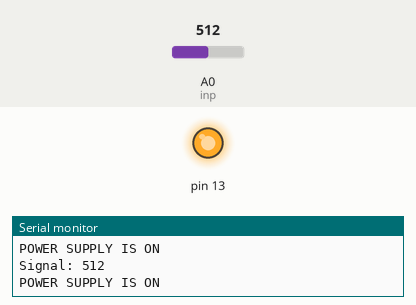
Bench run of a sketch on a simulated Arduino Uno, built with avr-gcc and run on an emulated ATmega328P. Parts: output pins drawn as LEDs (lit = HIGH), the last lines printed to the serial monitor. The test bench sets the inputs (shaded band); at power-on: A0 (inp) = 512. The modem accepts every AT command (registered, SIM ready, sends succeed) and sends nothing else.

Above: at 1.3 s.
1.4 s: A0 (inp) set to 311
3.3 s: A0 (inp) set to 294
At 5.2 s:
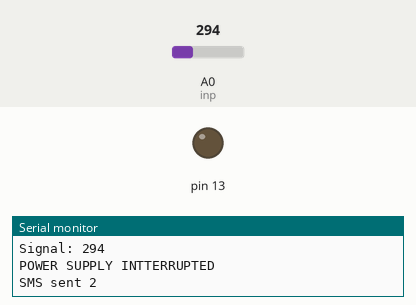
Timing chart, 0 to 6.7 s (numbered marks = the images above; inputs shaded):
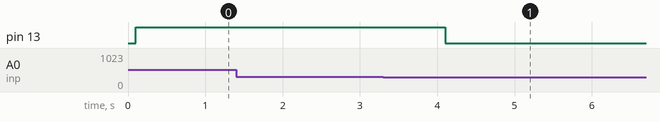

Measured:
- the behaviour switches between 301 and 300 on A0 (inp) (found by bisection; images 0 and 1)
- after the input at 3.3 s, pin 13: HIGH → LOW after 0.80 s

The sketch:

Arduino_code_for_circuit_breaker.ino
```cpp
#include <SoftwareSerial.h>

SoftwareSerial mySerial(9, 10);

int inp = A0;
int onCount = 0, offCount = 0;

void setup()
{
  pinMode(13, OUTPUT);
  pinMode(inp,INPUT);
  mySerial.begin(9600);   // Setting the baud rate of GSM Module
  Serial.begin(9600);    // Setting the baud rate of Serial Monitor (Arduino)
  delay(100);
}


void loop()
{

while(1){

  int sig = analogRead(inp);
  Serial.print("Signal: ");
  Serial.println(sig);

  if (sig>300){

        digitalWrite(13, HIGH);

       if (onCount == 0){

      Serial.println("POWER SUPPLY IS ON");

       }else {

        Serial.println("POWER SUPPLY IS BACK AGAIN");
        //SEND POWER BACK SMS
        //SendPowerBackMessage();

          mySerial.println("AT+CMGF=1");    //Sets the GSM Module in Text Mode
  delay(1000);  // Delay of 1000 milli seconds or 1 second
  mySerial.println("AT+CMGS=\"xxxxxxxxxx\"\r"); // Replace x with mobile number
  Serial.println("SMS sent 1");
  delay(1000);
  mySerial.println("Power is Back");// The SMS text you want to send
  delay(100);
   mySerial.println((char)26);// ASCII code of CTRL+Z
  delay(1000);


        offCount = 0;
        onCount = 0;

        }

    }else{

        digitalWrite(13, LOW);

        if(offCount == 0){

        Serial.println("POWER SUPPLY INTTERRUPTED");
        //SEND POWER INTERRUPTION SMS
        //SendPowerGoneMessage();

          mySerial.println("AT+CMGF=1");    //Sets the GSM Module in Text Mode
  delay(1000);  // Delay of 1000 milli seconds or 1 second
  mySerial.println("AT+CMGS=\"xxxxxxxxxx\"\r");
  Serial.println("SMS sent 2");
  delay(1000);
  mySerial.println("Power Failuer Occured");// The SMS text you want to send
  delay(100);
   mySerial.println((char)26);// ASCII code of CTRL+Z
  delay(1000);


        offCount = 1;
        onCount = 1;

        }else{

          //DO NOTHING

          }


      }

  delay(1000);
}

}


 void SendPowerGoneMessage()
{
  mySerial.println("AT+CMGF=1");    //Sets the GSM Module in Text Mode
  delay(1000);  // Delay of 1000 milli seconds or 1 second
  mySerial.println("AT+CMGS=\"xxxxxxxxxx\"\r");
  delay(1000);
  mySerial.println("Power Failuer Occured");// The SMS text you want to send
  delay(100);
   mySerial.println((char)26);// ASCII code of CTRL+Z
  delay(1000);
}


 void SendPowerBackMessage()
{
  mySerial.println("AT+CMGF=1");    //Sets the GSM Module in Text Mode
  delay(1000);  // Delay of 1000 milli seconds or 1 second
  mySerial.println("AT+CMGS=\"xxxxxxxxxx\"\r"); // Replace x with mobile number
  delay(1000);
  mySerial.println("Power is Back");// The SMS text you want to send
  delay(100);
   mySerial.println((char)26);// ASCII code of CTRL+Z
  delay(1000);
}


 void RecieveMessage()
{
  mySerial.println("AT+CNMI=2,2,0,0,0"); // AT Command to receive a live SMS
  delay(1000);
 }
```
